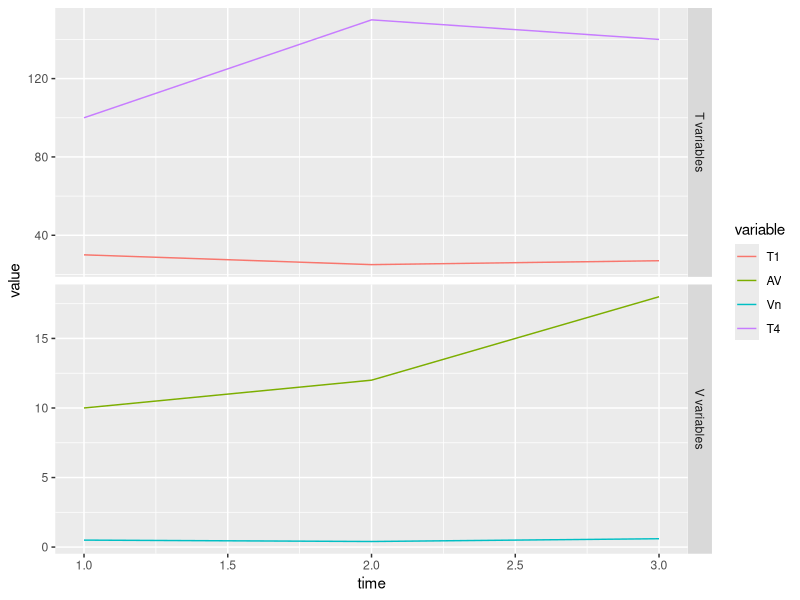
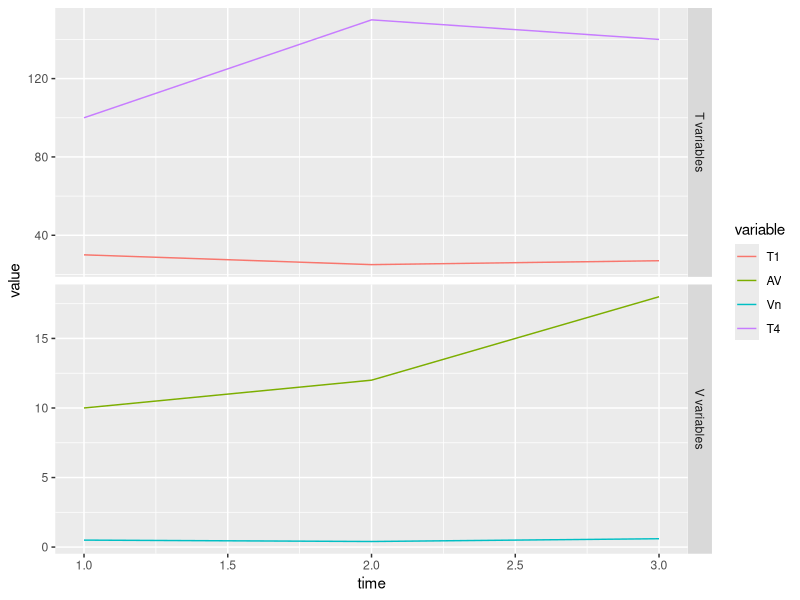
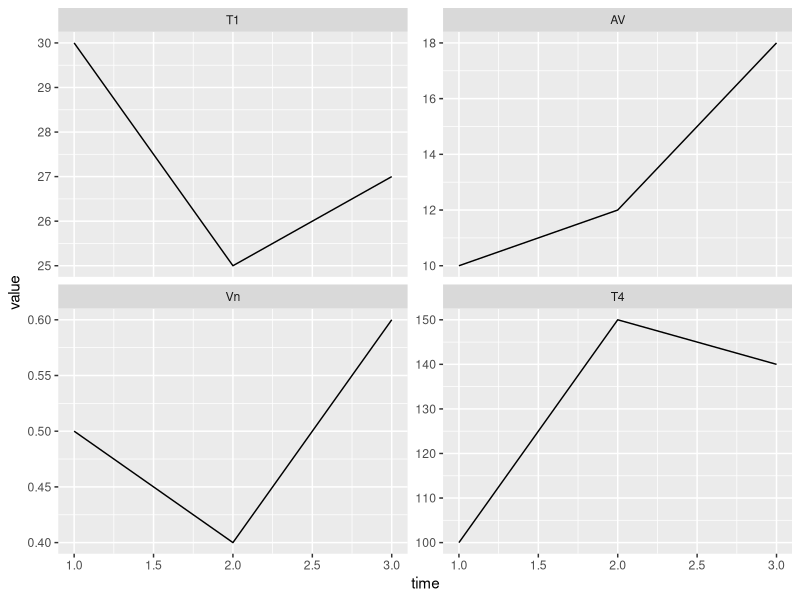

Generate these figures, in order, with R:
#questions/comments to: Alice Parkes, parkes.alice@uqam.ca 514-987-3000, ext 1463
#2016-03-17
#this script makes a 2-panel biplot
#it plots several variables in 2 panels (or "facets"), one on top of the other, with a shared x-axis and the possibly of different y-axes
#STEP 1: import the data from a csv file in wide format
#time T1  AV   Vn   T4
#1    30  10   0.5  100
#2    25  12   0.4  150
#3    27  18   0.6  140

#STEP 2: "melt" the data into long format


#time variable value
#1    T1       30
#2    T1       25
#3    T1       27
#1    AV       10
#2    AV       12
#3    AV       18
#1    Vn       0.5
#2    Vn       0.4
#3    Vn       0.6
#1    T4       100
#2    T4       150
#3    T4       140

#STEP 3: add a column to indicate in which panel the data will be plotted
#time variable value  panel
#1    T1       30     T variables
#2    T1       25     T variables
#3    T1       27     T variables
#1    AV       10     V variables
#2    AV       12     V variables
#3    AV       18     V variables
#1    Vn       0.5    V variables
#2    Vn       0.4    V variables
#3    Vn       0.6    V variables
#1    T4       100    T variables
#2    T4       150    T variables
#3    T4       140    T variables

#STEP 4: plot with ggplot and facet_grid and save a jpg of the plot


setwd("/Users/aliceparkes/Documents/CarBBAS/R")
library(reshape)
library(ggplot2)

#STEP 1: import the data from a csv file with headers in wide format and examine it
GRIL <- read.table("2panelplotdata.csv", header=TRUE, sep=",", strip.white=TRUE)
str(GRIL)
dim(GRIL)

#STEP 2: "melt" the data into long format
GRIL.long <- melt(GRIL, id="time", variable_name="variable")
str(GRIL.long)
head(GRIL.long)
tail(GRIL.long)

#STEP 3: add a column to indicate in which panel the data will be plotted. There are many ways to build this categorical column. I just copied the variable name column, then assigned the panel based on the contents of the name.
#first copy variable name column
GRIL.long$panel <- GRIL.long$variable
#then substitute variable names that start with "T" with the label "T variables" or whatever you want (it will appear beside the panel in the graph)
#use the wildcard ".*" after the T
GRIL.long$panel <- gsub("T.*", "T variables", GRIL.long$panel)
#then substitute variable names that contain a "V" with the label "V variables" or whatever you want (it will appear beside the panel in the graph)
#use the wildcard ".*" before and after the V
GRIL.long$panel <- gsub(".*V.*", "V variables", GRIL.long$panel)
str(GRIL.long)
#check that every value was assigned a panel for plotting, using a frequency table
table(GRIL.long$panel)
#T variables V variables 
#          6           6 
#the panels will be in alphabetical order based on the panel label

#STEP 4: plot with ggplot and facets and save a jpg of the plot
#the "panel~." separates the data into facets according to the indication in the column called "panel"
#the scales="free_y" lets R use y-axes of different scales for each panel, so that they are appropriate for the range of values being plotted
#drop=FALSE means plot the variable even if there are no values for that variable (missing data) so you will see the variable listed in the legend, but no data will be plotted
p1 <- ggplot(data=GRIL.long, aes(x=time, y=value)) + geom_line(aes(colour=variable))
p1 + facet_grid(panel~., scales="free_y", drop=FALSE)

#save a jpg of the 2-panel plot
jpeg("2panelplot.jpg")
p1 <- ggplot(data=GRIL.long, aes(x=time, y=value)) + geom_line(aes(colour=variable))
p1 + facet_grid(panel~., scales="free_y", drop=FALSE)
dev.off()
#graphics.off() closes all open graphics, dev.off() closes only the last one open

#replacing "panel~." with "~variable", will make each variable appear in a separate panel
#if you have many variables, the panels (facets) will wrap and you can decide how many rows of panels, eg. with 40 variables, nrow=4 will make 4 rows of 10 panels each
jpeg("2panelplot_4panels.jpg")
p1 <- ggplot(data=GRIL.long, aes(x=time, y=value)) + geom_line()
p1 + facet_wrap(~variable, scales="free_y", drop=FALSE, nrow=2)
dev.off()

### test 2 Nico
